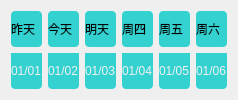
                               <widget class="QWidget" name="widget_7" native="true">
                                <property name="styleSheet">
                                 <string notr="true">QLabel {
	background-color: rgba(0, 200, 200, 200);
	border-radius: 4px;
}</string>
                                </property>
                                <layout class="QGridLayout" name="gridLayout_6">
                                 <item row="0" column="0">
                                  <widget class="QLabel" name="day1">
                                   <property name="text">
                                    <string>昨天</string>
                                   </property>
                                  </widget>
                                 </item>
                                 <item row="0" column="1">
                                  <widget class="QLabel" name="day2">
                                   <property name="text">
                                    <string>今天</string>
                                   </property>
                                  </widget>
                                 </item>
                                 <item row="0" column="2">
                                  <widget class="QLabel" name="day3">
                                   <property name="text">
                                    <string>明天</string>
                                   </property>
                                  </widget>
                                 </item>
                                 <item row="0" column="3">
                                  <widget class="QLabel" name="day4">
                                   <property name="text">
                                    <string>周四</string>
                                   </property>
                                  </widget>
                                 </item>
                                 <item row="0" column="4">
                                  <widget class="QLabel" name="day5">
                                   <property name="text">
                                    <string>周五</string>
                                   </property>
                                  </widget>
                                 </item>
                                 <item row="0" column="5">
                                  <widget class="QLabel" name="day6">
                                   <property name="text">
                                    <string>周六</string>
                                   </property>
                                  </widget>
                                 </item>
                                 <item row="1" column="0">
                                  <widget class="QLabel" name="date1">
                                   <property name="styleSheet">
                                    <string notr="true">border-top-left-radius: 0px;
border-top-right-radius: 0px;
color: rgb(240, 240, 240);</string>
                                   </property>
                                   <property name="text">
                                    <string>01/01</string>
                                   </property>
                                  </widget>
                                 </item>
                                 <item row="1" column="1">
                                  <widget class="QLabel" name="date2">
                                   <property name="styleSheet">
                                    <string notr="true">border-top-left-radius: 0px;
border-top-right-radius: 0px;
color: rgb(240, 240, 240);</string>
                                   </property>
                                   <property name="text">
                                    <string>01/02</string>
                                   </property>
                                  </widget>
                                 </item>
                                 <item row="1" column="2">
                                  <widget class="QLabel" name="date3">
                                   <property name="styleSheet">
                                    <string notr="true">border-top-left-radius: 0px;
border-top-right-radius: 0px;
color: rgb(240, 240, 240);</string>
                                   </property>
                                   <property name="text">
                                    <string>01/03</string>
                                   </property>
                                  </widget>
                                 </item>
                                 <item row="1" column="3">
                                  <widget class="QLabel" name="date4">
                                   <property name="styleSheet">
                                    <string notr="true">border-top-left-radius: 0px;
border-top-right-radius: 0px;
color: rgb(240, 240, 240);</string>
                                   </property>
                                   <property name="text">
                                    <string>01/04</string>
                                   </property>
                                  </widget>
                                 </item>
                                 <item row="1" column="4">
                                  <widget class="QLabel" name="date5">
                                   <property name="styleSheet">
                                    <string notr="true">border-top-left-radius: 0px;
border-top-right-radius: 0px;
color: rgb(240, 240, 240);</string>
                                   </property>
                                   <property name="text">
                                    <string>01/05</string>
                                   </property>
                                  </widget>
                                 </item>
                                 <item row="1" column="5">
                                  <widget class="QLabel" name="date6">
                                   <property name="styleSheet">
                                    <string notr="true">border-top-left-radius: 0px;
border-top-right-radius: 0px;
color: rgb(240, 240, 240);</string>
                                   </property>
                                   <property name="text">
                                    <string>01/06</string>
                                   </property>
                                  </widget>
                                 </item>
                                </layout>
                               </widget>
